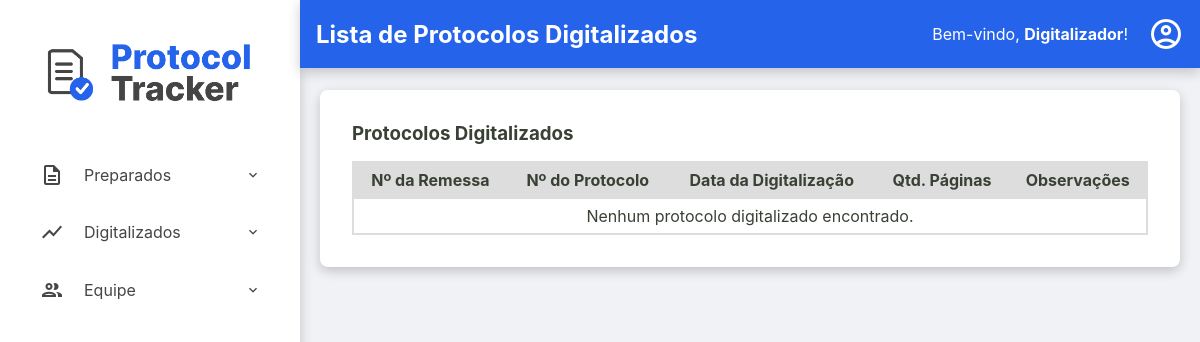
/digitalizadores/digitalizados (signed in), run on an earlier commit of the app's database.
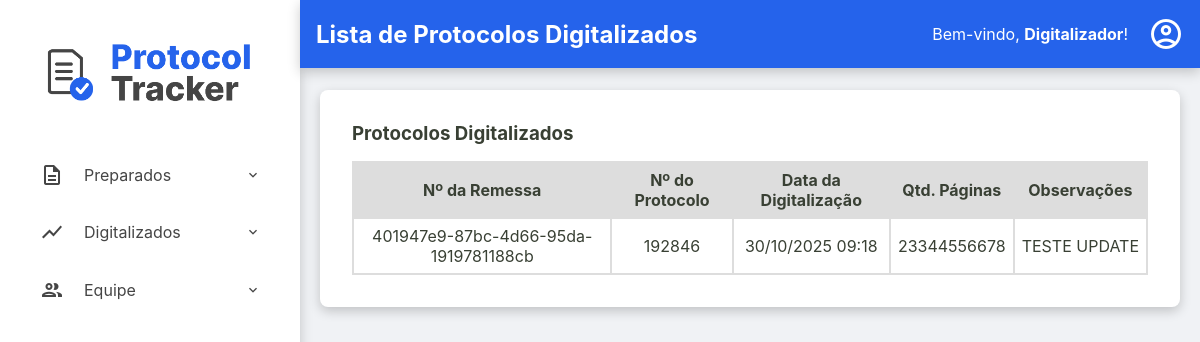
And on a later commit of the database.
### tables this page shows
CREATE TABLE usuarios (
    id INTEGER PRIMARY KEY AUTOINCREMENT,
    nome TEXT NOT NULL,
    email TEXT NOT NULL UNIQUE,
    cpf TEXT NOT NULL UNIQUE,
    hash_senha TEXT NOT NULL,
    permissao TEXT NOT NULL,
    data_criacao TEXT NOT NULL DEFAULT CURRENT_TIMESTAMP,
    status INTEGER NOT NULL DEFAULT 1
  );

CREATE TABLE protocolos (
    id TEXT PRIMARY KEY,
    id_remessa TEXT NOT NULL,
    numero_protocolo TEXT NOT NULL UNIQUE,
    data_preparacao TEXT NULL,
    id_preparador INTEGER NULL,
    data_digitalizacao TEXT NULL,
    id_digitalizador INTEGER NULL,
    status TEXT NOT NULL DEFAULT 'RECEBIDO',
    quantidade_paginas INTEGER NULL CHECK (quantidade_paginas >= 0),
    observacoes TEXT NULL,
    FOREIGN KEY (id_remessa) REFERENCES remessas (id),
    FOREIGN KEY (id_preparador) REFERENCES usuarios (id),
    FOREIGN KEY (id_digitalizador) REFERENCES usuarios (id)
  );

### src/Controller/ProtocoloController.php (called while the page is built, shortened)
<?php
class ProtocoloController
{
    private ?Usuario $usuario_logado = null;
    private ?string $permissao = null;
    public function __construct(
        private ProtocoloRepository $protocoloRepository,
        private ProtocoloService $protocoloService,
        private UsuarioRepository $usuarioRepository,
        private RemessaRepository $remessaRepository,
        private DashboardService $dashboardService
    ) {
        $id_usuario = $_SESSION['usuario_logado_id'] ?? null;
        if ($id_usuario) {
            $this->usuario_logado = $this->usuarioRepository->findById($id_usuario);
        }
        if ($this->usuario_logado) {
            $this->permissao = $this->usuario_logado->getPermissao();
        }
    }
    public function digitalizadores_listaDigitalizados()
    {
        try {
            $listaProtocolosDigitalizados = $this->protocoloRepository->findByStatus('DIGITALIZADO');
            $titulo_da_pagina = "Lista de Protocolos Digitalizados";
            $usuario_logado = $this->usuario_logado;
            $permissao = $this->permissao;
            require __DIR__ . '/../../templates/digitalizadores/digitalizados.php';
        } catch (Exception $e) {
            $this->home($e->getMessage());
        }
    }
}

### src/Repository/UsuarioRepository.php (called while the page is built, shortened)
<?php
class UsuarioRepository implements UsuarioRepositoryInterface
{
    private PDO $connection;
    public function __construct(PDO $connection)
    {
        $this->connection = $connection;
    }
    public function findById(int $id): ?Usuario
    {
        $sqlQuery = "SELECT * FROM usuarios WHERE id = :id;";
        $stmt = $this->connection->prepare($sqlQuery);
        $stmt->bindValue(':id', $id);
        $stmt->execute();
        $dadosUsuario = $stmt->fetch();
        return Usuario::fromArray($dadosUsuario);
    }
}

### src/Model/Usuario.php (called while the page is built, shortened)
<?php
class Usuario {
    public function getNome(): string { return $this->nome; }
    public static function fromArray(array $array): self
    {
        try {
            $data_criacao = isset($array['data_criacao']) ? new DateTimeImmutable($array['data_criacao']) : null;
        } catch (Exception $e) {
            throw new Exception("Falha ao criar data");
        }
        return new self(
            (int) $array['id'],
            $array['nome'],
            $array['email'],
            $array['cpf'],
            $array['hash_senha'],
            $array['permissao'],
            $data_criacao,
            (bool) $array['status']
        );
    }
}

### src/Controller/Admin/RemessaController.php (called while the page is built, shortened)
<?php
class RemessaController
{
    public function __construct(
        private RemessaRepository $remessaRepository,
        private RemessaService $remessaService,
        private ProtocoloRepository $protocoloRepository,
        private ProtocoloService $protocoloService,
        private UsuarioRepository $usuarioRepository,
        private DashboardService $dashboardService,
        private UsuarioService $usuarioService
    ) {
        $id_usuario = $_SESSION['usuario_logado_id'] ?? null;
        if ($id_usuario) {
            $this->usuario_logado = $this->usuarioRepository->findById($id_usuario);
        }
    }
}

### src/Repository/ProtocoloRepository.php (called while the page is built, shortened)
<?php
class ProtocoloRepository implements ProtocoloRepositoryInterface
{
    private PDO $connection;
    public function __construct(PDO $connection)
    {
        $this->connection = $connection;
    }
    public function findByStatus(string $status): array
    {
        $sqlQuery = "SELECT * FROM protocolos WHERE status = :status;";
        $stmt = $this->connection->prepare($sqlQuery);
        $stmt->bindValue(':status', $status);
        $stmt->execute();
        return $this->hidrataLista($stmt);
    }
    private function hidrataLista(PDOStatement $stmt): array
    {
        $listaDeProtocolos = [];
        while($dadosProtocolo = $stmt->fetch()){
            $listaDeProtocolos[] = Protocolo::fromArray($dadosProtocolo);
        }
        return $listaDeProtocolos;
    }
}

### src/Model/Protocolo.php (called while the page is built, shortened)
<?php
class Protocolo {
    public function getIdRemessa(): string { return $this->id_remessa; }
    public function getNumeroProtocolo(): string { return $this->numero_protocolo; }
    public function getDataDigitalizacao(): ?DateTimeImmutable { return $this->data_digitalizacao; }
    public function getQuantidadePaginas(): ?int { return $this->quantidade_paginas; }
    public function getObservacoes(): ?string { return $this->observacoes; }
    public static function fromArray(array $array): self
    {
        try {
            $data_preparacao = isset($array['data_preparacao']) ? new DateTimeImmutable($array['data_preparacao']) :  null;
            $data_digitalizacao = isset($array['data_digitalizacao']) ? new DateTimeImmutable($array['data_digitalizacao']) :  null;
        } catch (Exception $e) {
            throw new Exception("Falha ao criar data");
        }
        return new self(
            $array['id'],
            $array['id_remessa'],
            $array['numero_protocolo'],
            $data_preparacao,
            isset($array['id_preparador']) ? (int) $array['id_preparador'] : null,
            $data_digitalizacao,
            isset($array['id_digitalizador']) ? (int) $array['id_digitalizador'] : null,
            $array['status'],
            isset($array['quantidade_paginas']) ? (int) $array['quantidade_paginas'] : null,
            $array['observacoes'] ?? null,
        );
    }
}

### templates/digitalizadores/digitalizados.php (the view, shortened to what this page needs)
<?php require __DIR__ . '/../components/_header.php'; ?>
<div class="listagem-container">
    <h3>Protocolos Digitalizados</h3>
    <table id="tabela-digitalizados" class="protocolos-table datatable-js">
        <thead>
            <tr>
                <th>Nº da Remessa</th>
                <th>Nº do Protocolo</th>
                <th>Data da Digitalização</th>
                <th>Qtd. Páginas</th>
                <th>Observações</th>
            </tr>
        </thead>
        <tbody>
            <?php if (empty($listaProtocolosDigitalizados)): ?>
                <tr>
                    <td colspan="5" class="nenhum-resultado">Nenhum protocolo digitalizado encontrado.</td>
                </tr>
            <?php endif; ?>
            <?php foreach ($listaProtocolosDigitalizados as $protocolo): ?>
                <tr>
                    <td>
                        <?php
                            echo htmlspecialchars($protocolo->getIdRemessa());
                        ?>
                    </td>
                    <td><?= htmlspecialchars($protocolo->getNumeroProtocolo()) ?></td>
                    <td><?= $protocolo->getDataDigitalizacao() ? $protocolo->getDataDigitalizacao()->format('d/m/Y H:i') : 'N/A' ?></td>
                    <td><?= htmlspecialchars($protocolo->getQuantidadePaginas() ?? 'N/A') ?></td>
                    <td class="coluna-observacoes" title="<?= htmlspecialchars($protocolo->getObservacoes() ?? '') ?>">
                        <?= htmlspecialchars($protocolo->getObservacoes() ?? 'N/A') ?>
                    </td>
                </tr>
            <?php endforeach; ?>
        </tbody>
    </table>
</div>
<?php require __DIR__ . '/../components/_footer.php'; ?>

### public/index.php (shortened to what this page needs)
<?php
try {
    $connection = ConnectionCreatorSqlite::createConnectionSqlite();
    $protocoloRepository = new ProtocoloRepository($connection);
    $remessaRepository = new RemessaRepository($connection);
    $usuarioRepository = new UsuarioRepository($connection);
    $dashboardService = new DashboardService($protocoloRepository, $remessaRepository);
    $protocoloService = new ProtocoloService($protocoloRepository, $remessaRepository, $usuarioRepository);
    $remessaService = new RemessaService($remessaRepository, $usuarioRepository, $protocoloRepository);
    $usuarioService = new UsuarioService($usuarioRepository);
    $remessaController = new RemessaController($remessaRepository, $remessaService, $protocoloRepository, $protocoloService, $usuarioRepository, $dashboardService, $usuarioService);
    $protocoloController = new ProtocoloController($protocoloRepository, $protocoloService, $usuarioRepository, $remessaRepository, $dashboardService);
    $url = $_SERVER['REQUEST_URI'];
    $url = parse_url($url, PHP_URL_PATH);
    $method = $_SERVER['REQUEST_METHOD'];
    switch ($url) {
        case '/digitalizadores/digitalizados':
            if($method === 'GET'){
                $protocoloController->digitalizadores_listaDigitalizados();
            }
            break;
    }
} catch (Exception $e) {
    http_response_code(500);
    echo "<p>Mensagem do Erro: " . $e->getMessage() . "</p>";
}

### templates/components/_header.php (shortened to what this page needs)
<!DOCTYPE html>
<html lang="pt-br">
<head>
    <link rel="stylesheet" href="/assets/css/style.css">
    <link rel="stylesheet" href="https://cdn.datatables.net/2.0.8/css/dataTables.dataTables.css">
</head>
<body>
    <div class="container-principal">
        <aside class="sidebar">
            <div class="sidebar-logo">
                <a href="/home"><img src="/assets/imgs/ProtocolTrackerLogo.png" alt="Logo Protocol Tracker"></a>
            </div>
            <nav>
                <ul>
                    <?php if ($permissao === 'digitalizador'): ?>
                        <li class="has-submenu">
                            <a><span class="material-icons-outlined">description</span> Preparados</a>
                        </li>
                        <li class="has-submenu">
                            <a><span class="material-icons-outlined">show_chart</span> Digitalizados</a>
                        </li>
                        <li class="has-submenu">
                            <a><span class="material-icons-outlined">group</span> Equipe</a>
                        </li>
                    <?php endif; ?>
                </ul>
            </nav>
        </aside>
        <div class="div-conteudo-principal">
            <?php require __DIR__ . '/_content-header.php'; ?>
            <main class="conteudo-principal">

### templates/components/_content-header.php (shortened to what this page needs)
<div class="content-header">
    <div class="header-title">
        <h2><?= isset($titulo_da_pagina) ? htmlspecialchars($titulo_da_pagina) : 'Página sem Título' ?></h2>
    </div>
    <div class="logout">
        <?php if (isset($usuario_logado) && $usuario_logado): ?>
            <div class="welcome-message">
                <span>Bem-vindo, <strong><?= htmlspecialchars($usuario_logado->getNome()) ?></strong>!</span>
            </div>
            <div class="dropdown">
                <a href="#" id="user-menu-toggle" class="action-icon" title="Opções do Usuário">
                    <span class="material-icons-outlined">account_circle</span>
                </a>
            </div>
        <?php endif; ?>
    </div>
</div>

### templates/components/_footer.php (shortened to what this page needs)
            </main>
        </div>
    </div>
</body>
</html>

### public/assets/css/style.css (style rules this page uses)
:root { --cor-fundo-sidebar: #ffffff; --cor-fundo-sidebar-hover: #f2f6ff; --cor-fontes-sidebar: #454545; --cor-fundo-header: #2563eb; --cor-fontes-header: #ffffff; --cor-bordas: #ddd; --cor-fundo-body: #f0f2f5; --cor-fontes-body: #394034; --cor-fundo-sidebar-active: #dbe6ff; --cor-fontes-sidebar-active: #2563eb; --cor-bordas-focus: #80bdff; --cor-fontes-main-button: #ffffff; --cor-main-button: #2563eb; --cor-fontes-cards: #696969; --cor-icones-header: #969696; --cor-icones-header-hover: #007bff; --cor-primaria-erro: #ff2c2c; }
* { margin: 0; padding: 0; box-sizing: border-box; }
body { font-family: -apple-system, BlinkMacSystemFont, 'Segoe UI', Roboto, 'Helvetica Neue', Arial, sans-serif; background-color: var(--cor-fundo-body); color: var(--cor-fontes-body); display: flex; flex-direction: column; min-height: 100vh; }
a { text-decoration: none; }
.sidebar { width: 300px; background-color: var(--cor-fundo-sidebar); box-shadow: 0 4px 12px rgba(0,0,0,0.2); padding: 1.5rem; flex-shrink: 0; }
.sidebar nav ul { list-style: none; }
.sidebar nav ul li a { display: block; color: var(--cor-fontes-sidebar); padding: 0.8rem 1rem; border-radius: 6px; margin-bottom: 0.5rem; transition: background-color 0.2s ease-in-out; }
.sidebar-logo { text-align: center; margin-bottom: 1.5rem; }
.sidebar-logo img { max-width: 100%; height: auto; }
.content-header { width: 100%; margin: 0 auto 1.4rem auto; display: flex; justify-content: space-between; align-items: center; background-color: var(--cor-fundo-header); color: var(--cor-fontes-header); box-shadow: 0 4px 12px rgba(0,0,0,0.2); padding: 1rem; }
.content-header span { color: var(--cor-fontes-header); }
.action-icon { color: var(--cor-icones-header); transition: color 0.2s; display: flex; align-items: center; }
.action-icon .material-icons-outlined { font-size: 36px; }
.div-conteudo-principal { width: 100%; }
.container-principal { display: flex; flex-grow: 1; }
.conteudo-principal { flex-grow: 1; overflow-y: visible; display: flex; flex-direction: column; align-items: center; padding: 0 20px; }
.busca-form-container, .listagem-container { width: 100%; max-width: 1400px; box-shadow: 0 4px 12px rgba(0,0,0,0.2); margin: 0 auto; background-color: var(--cor-fundo-sidebar); padding: 2rem; border-radius: 8px; }
.listagem-container h3 { margin-bottom: 1rem; }
.protocolos-table { width: 100%; border-collapse: collapse; border-spacing: 0; }
.protocolos-table .coluna-observacoes { max-width: 200px; width: 10%; white-space: nowrap; overflow: hidden; text-overflow: ellipsis; }
.protocolos-table th, .protocolos-table td { padding: 7px; border: 2px solid var(--cor-bordas); text-align: center; vertical-align: middle; }
.protocolos-table thead { background-color: var(--cor-bordas); }
.material-icons-outlined { vertical-align: middle; }
.dropdown { position: relative; display: inline-block; }
.logout { display: flex; align-items: center; justify-content: center; gap: 20px; }
.sidebar nav ul li { position: relative; }
.sidebar nav ul li.has-submenu > a::after { content: 'expand_more'; font-family: 'Material Icons Outlined'; position: absolute; right: 15px; transition: transform 0.3s ease-in-out; }
.sidebar nav ul li > a { cursor: pointer; display: flex; align-items: center; gap: 20px; }
.nenhum-resultado { text-align: center; padding: 20px; color: var(--cor-fontes-body); }

What changed in the data, as far as the page shows it:
now on this page (row edited): protocolos: id_remessa "401947e9-87bc-4d66-95da-1919781188cb", numero_protocolo "192846", format "30/10/2025 09:18", quantidade_paginas "23344556678", observacoes "TESTE UPDATE"
Also different on the page:
text no longer shown: "Nenhum protocolo digitalizado encontrado."
